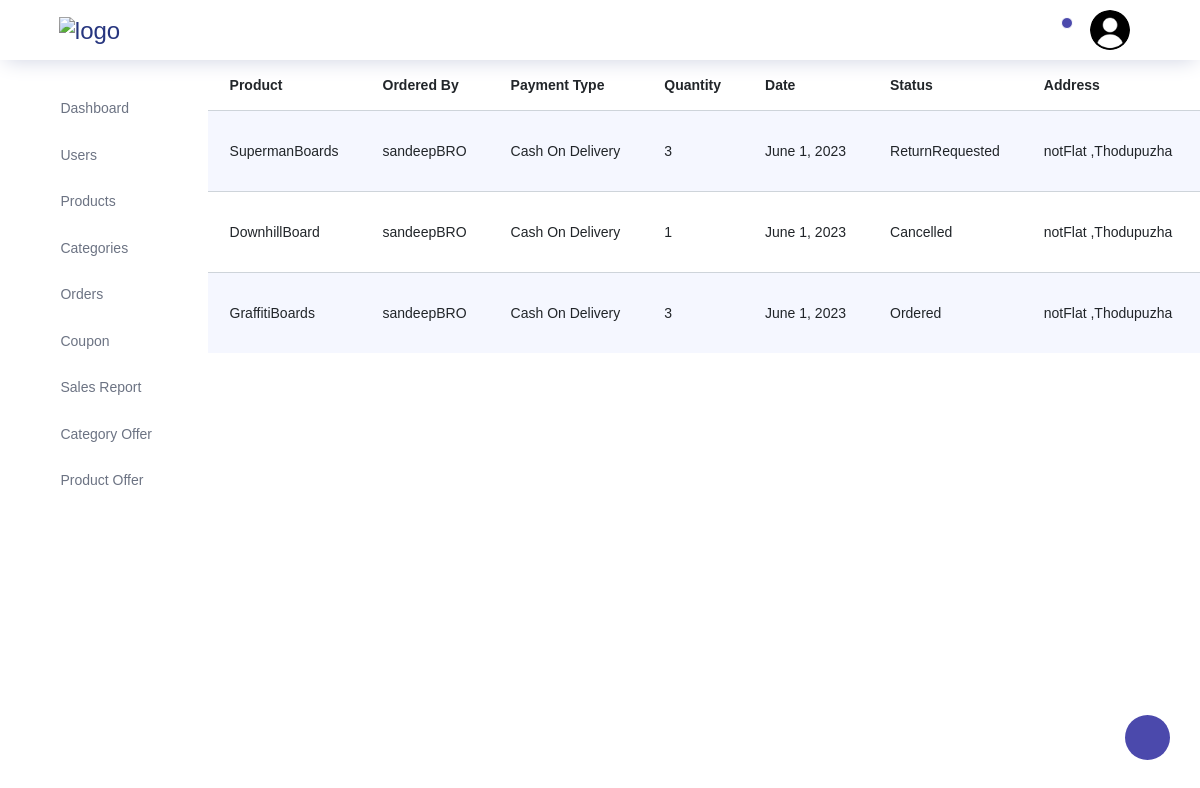
Before: /storeadmin/orders/ with the older database file.
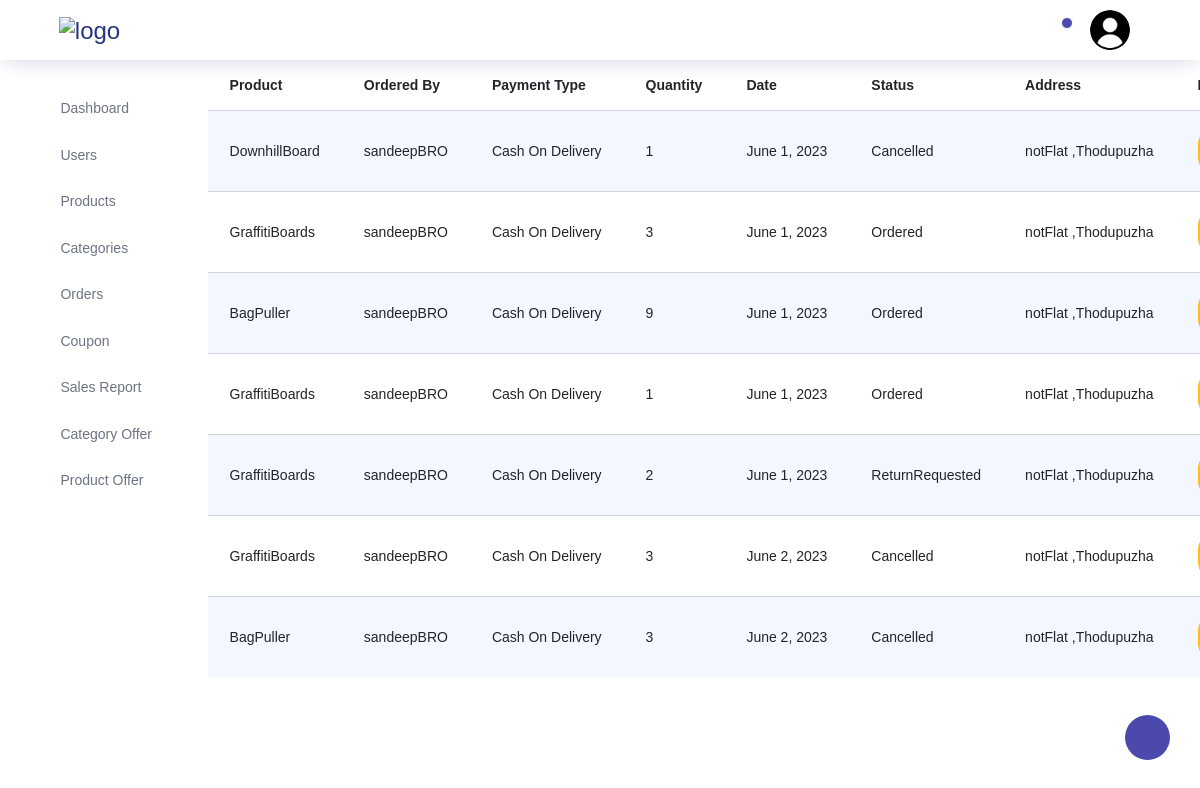
After: the same page with the newer database file.
### store/models.py (models this page shows)
class Orders(models.Model):
    user=models.ForeignKey(Customers,on_delete=models.CASCADE)
    product=models.ForeignKey(Products,on_delete=models.CASCADE)
    address=models.ForeignKey(Address,on_delete=models.CASCADE)
    orderdate=models.DateField(auto_now_add=True)
    orderstatus=models.CharField(max_length=200,default="pending")
    ordertype=models.CharField(max_length=200)
    quantity=models.PositiveIntegerField()
    finalprice=models.DecimalField(max_digits=10, decimal_places=2)

class Products(models.Model):
    name=models.CharField(max_length=200,unique=True)
    price = models.DecimalField(max_digits=10, decimal_places=2)
    quantity=models.PositiveIntegerField()
    category=models.ForeignKey(Category,on_delete=models.CASCADE)
    description=models.TextField(blank=True)
    image1=models.ImageField(upload_to='store/products/', blank=True)
    image2=models.ImageField(upload_to='store/products/', blank=True)
    image3=models.ImageField(upload_to='store/products/', blank=True)
    image4=models.ImageField(upload_to='store/products/', blank=True)

class Customers(models.Model):
    username=models.CharField(max_length=200,unique=True)
    name=models.CharField(max_length=200)
    email=models.CharField(max_length=200)
    phonenumber=models.IntegerField(max_length=200)
    password=models.CharField(max_length=200)
    repassword=models.CharField(max_length=200)
    isblocked=models.BooleanField(default=False)

class Address(models.Model):
    customer=models.ForeignKey(Customers,on_delete=models.CASCADE)
    country=models.CharField(max_length=200)
    state=models.CharField(max_length=200)
    district=models.CharField(max_length=200)
    locality=models.CharField(max_length=200)
    house=models.CharField(max_length=200)
    pincode=models.PositiveIntegerField()

### storeadmin/views.py (the view)
# urls.py: path("orders/",views.orders,name="admin_orders"),
def orders(request):
    orderobjs=Orders.objects.all()
    return render(request,"storeadmin/orders/orders.html",{"orderobjs":orderobjs})

### storeadmin/templates/storeadmin/orders/orders.html (shortened to what this page needs)
{% extends 'storeadmin/index.html' %}
{% block content %}
<div class="container">
  <div class="row">
    <table class="table table-striped">
      <thead>
        <tr>
          <th>Product</th>
          <th>Ordered By</th>
          <th>Payment Type</th>
          <th>Quantity</th>
          <th>Date</th>
          <th>Status</th>
          <th>Address</th>
          <th>Edit</th>
        </tr>
      </thead>
      <tbody>
        {% for item in orderobjs %}
        <tr>
          <td>{{ item.product.name }}</td>
          <td>{{ item.user.name }}</td>
          <td>{{ item.ordertype }}</td>
          <td>{{ item.quantity }}</td>
          <td>{{ item.orderdate }}</td>
          <td>{{ item.orderstatus }}</td>
          <td>{{ item.address.house }} ,{{ item.address.locality }}</td>
          <td><a href={% url 'admin_editorderstatus' item.id %}><button class="btn edit-btn btn-warning">Edit</button></a></td>
        </tr>
        {% endfor %}
      </tbody>
    </table>
  </div>
</div>
{% endblock content %}

Changed rows visible on the page:
removed Orders: product.name "SupermanBoards", user.name "sandeepBRO", ordertype "Cash On Delivery", quantity "3", orderdate "June 1, 2023", orderstatus "ReturnRequested", address.house "notFlat", address.locality "Thodupuzha"
added Orders: product.name "BagPuller", user.name "sandeepBRO", ordertype "Cash On Delivery", quantity "9", orderdate "June 1, 2023", orderstatus "Ordered", address.house "notFlat", address.locality "Thodupuzha"
added Orders: product.name "GraffitiBoards", user.name "sandeepBRO", ordertype "Cash On Delivery", quantity "1", orderdate "June 1, 2023", orderstatus "Ordered", address.house "notFlat", address.locality "Thodupuzha"
added Orders: product.name "GraffitiBoards", user.name "sandeepBRO", ordertype "Cash On Delivery", quantity "2", orderdate "June 1, 2023", orderstatus "ReturnRequested", address.house "notFlat", address.locality "Thodupuzha"
added Orders: product.name "GraffitiBoards", user.name "sandeepBRO", ordertype "Cash On Delivery", quantity "3", orderdate "June 2, 2023", orderstatus "Cancelled", address.house "notFlat", address.locality "Thodupuzha"
added Orders: product.name "BagPuller", user.name "sandeepBRO", ordertype "Cash On Delivery", quantity "3", orderdate "June 2, 2023", orderstatus "Cancelled", address.house "notFlat", address.locality "Thodupuzha"
